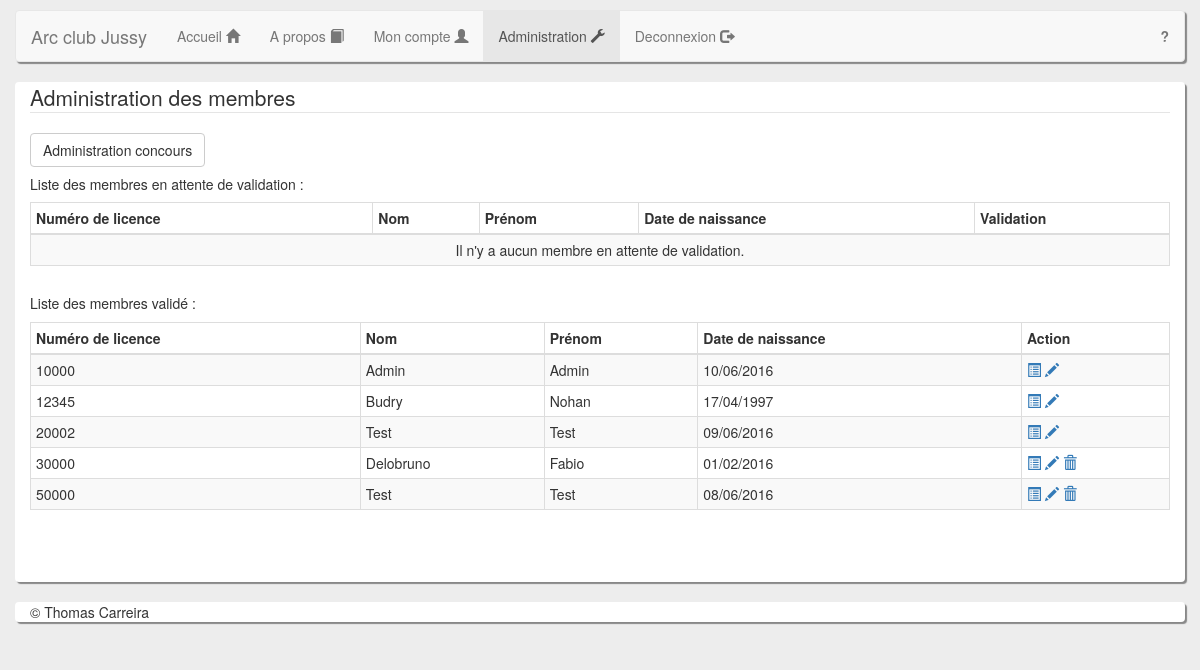
Before: /Site/administration-membres.php (signed in) with the older database file.
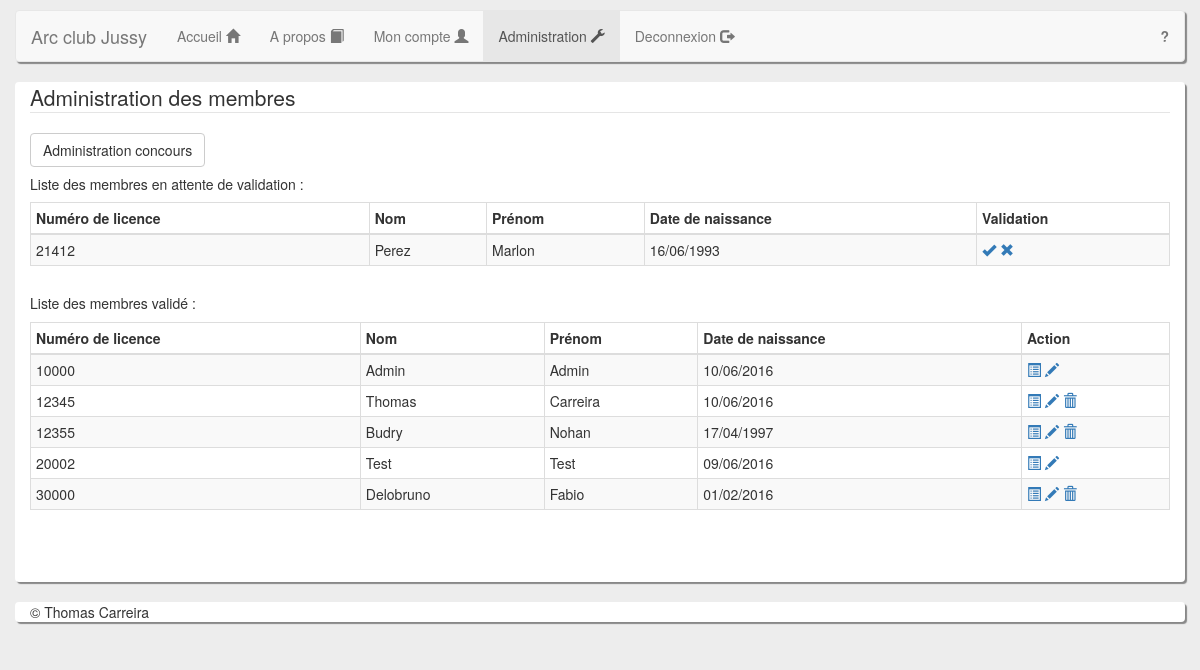
After: the same page with the newer database file.
### tables this page shows
CREATE TABLE IF NOT EXISTS `t_membres` (
  `id_membre` int(11) NOT NULL AUTO_INCREMENT,
  `num_licence` int(5) NOT NULL,
  `mdp` varchar(40) NOT NULL,
  `nom` varchar(50) NOT NULL,
  `prenom` varchar(25) NOT NULL,
  `date_naissance` date NOT NULL,
  `est_admin` tinyint(1) NOT NULL DEFAULT '0',
  `est_valide` tinyint(1) NOT NULL DEFAULT '0',
  PRIMARY KEY (`id_membre`),
  UNIQUE KEY `num_licence` (`num_licence`)
);

### Site/librairie/librairie_membres.php (the view, shortened to what this page needs)
<?php
function tableau_membre_non_valide() {
    static $query = null;
    if ($query == null) {
        $query = connectDB()->prepare("SELECT * FROM `t_membres` WHERE `est_valide` = 0 ORDER BY num_licence ASC");
    }
    $query->execute();
    if ($query->rowCount() == 0) {
        echo '<tr>';
        echo '<td colspan="5" class="text-center">Il n\'y a aucun membre en attente de validation.</td>';
        echo '</tr>';
    } else {
        while (($data = $query->fetch(PDO::FETCH_ASSOC)) !== false) {
            echo '<tr>';
            echo '<td>' . $data['num_licence'] . '</td>';
            echo '<td>' . $data['nom'] . '</td>';
            echo '<td>' . $data['prenom'] . '</td>';
            echo '<td>' . date_format(date_create($data['date_naissance']), "d/m/Y") . '</td>';
            echo '<td><a href="#" data-toggle="modal" data-target="#' . $data['num_licence'] . '"><span class="glyphicon glyphicon-ok"></span></a> '
                    . '<a href="#" data-toggle="modal" data-target="#' . $data['id_membre'] . '"><span class="glyphicon glyphicon-remove"></span></a></td>';
            echo '</tr>';
        }
    }
}
function tableau_membre_valide() {
    static $query = null;
    if ($query == null) {
        $query = connectDB()->prepare("SELECT * FROM t_membres WHERE est_valide = 1 ORDER BY num_licence ASC");
    }
    $query->execute();
    while (($data = $query->fetch(PDO::FETCH_ASSOC)) !== false) {
        echo '<tr>';
        echo '<td>' . $data['num_licence'] . '</td>';
        echo '<td>' . $data['nom'] . '</td>';
        echo '<td>' . $data['prenom'] . '</td>';
        echo '<td>' . date_format(date_create($data['date_naissance']), "d/m/Y") . '</td>';
        echo '<td><a href="consulter-resultats-membre.php?id_membre=' . $data["id_membre"] . '"><span class="glyphicon glyphicon-list-alt"></span></a>' . " ";
        echo '<a href="creer-modifier-membres.php?id_membre_modification=' . $data["id_membre"] . '"><span class="glyphicon glyphicon-pencil"></span></a>';
        if (est_inscrit_concours($data['id_membre']))
            echo '</td>';
        else
            echo " " . '<a href="#" data-toggle="modal" data-target="#' . $data['id_membre'] . '"><span class="glyphicon glyphicon-trash"></span></a></td>';
        echo '</tr>';
    }
}
function est_inscrit_concours($id_membre) {
    static $query = null;
    if ($query == null) {
        $query = connectDB()->prepare("SELECT * FROM `t_inscrits` WHERE id_membre = ?");
    }
    $query->execute([$id_membre]);
    $data = $query->fetch(PDO::FETCH_ASSOC);
    if ($data === false)
        return false;
    else
        return true;
}

### Site/administration-membres.php (shortened to what this page needs)
<?php
require './librairie/librairie.php';
require './librairie/librairie_membres.php';
?>
<!DOCTYPE html>
<html>
    <?php debut_de_page('Administration - Arc club Jussy') ?>
    <ul class="nav navbar-nav">
        <li>
            <a href="index.php">Accueil <span class="glyphicon glyphicon-home"></span></a>
        </li>
        <li>
            <a href="a-propos.php">A propos <span class="glyphicon glyphicon-book"></span></a>
        </li>
        <li>
            <?php
            if (isset($_SESSION['membre_connecte']))
                echo '<a href="mon-compte.php">Mon compte <span class="glyphicon glyphicon-user"></span></a>';
            ?>
        </li>
        <li class="active">
            <?php
            if (isset($_SESSION['membre_connecte'])) {
                if ($_SESSION['membre_connecte']['est_admin'])
                    echo '<a href="administration.php">Administration <span class="glyphicon glyphicon-wrench"></span></a>';
            }
            ?>
        </li>
        <li>
            <?php
            if (isset($_SESSION['membre_connecte']))
                echo '<a href="deconnexion.php">Deconnexion <span class="glyphicon glyphicon-log-out"></span></a>';
            else
                echo '<a href="connexion.php">Connexion <span class="glyphicon glyphicon-log-in"></span></a>';
            ?>
        </li>
    </ul>
    <ul class="nav navbar-nav navbar-right">
        <li>
            <a href="aide.php"><b>?</b></a>
        </li>
    </ul>
</div>
</nav>
</div>
<div class="row">
    <section class="col-sm-12 table-responsive">
        <form action="#" method="post">
            <legend>Administration des membres</legend>
            <input type="submit" class="btn btn-default" name="administration_concours" value="Administration concours">
            <h5>Liste des membres en attente de validation :</h5>
            <div class="table-responsive">
                <table class="table table-bordered table-striped table-condensed">
                    <thead>
                        <tr>
                            <th>
                                Numéro de licence
                            </th>
                            <th>
                                Nom
                            </th>
                            <th>
                                Prénom
                            </th>
                            <th>
                                Date de naissance
                            </th>
                            <th>
                                Validation
                            </th>
                        </tr>
                    </thead>
                    <tbody>
                        <?php tableau_membre_non_valide() ?>
                    </tbody>
                </table>
            </div>
            <h5>Liste des membres validé :</h5>
            <div class="table-responsive">
                <table class="table table-bordered table-striped table-condensed">
                    <thead>
                        <tr>
                            <th>
                                Numéro de licence
                            </th>
                            <th>
                                Nom
                            </th>
                            <th>
                                Prénom
                            </th>
                            <th>
                                Date de naissance
                            </th>
                            <th>
                                Action
                            </th>
                        </tr>
                    </thead>
                    <tbody>
                        <?php tableau_membre_valide() ?>
                    </tbody>
                </table>
            </div>
        </form>
    </section>
</div>
<div class="row">
    <footer class="col-sm-12">
        &copy; Thomas Carreira
    </footer>
</div>
</div>
</body>
</html>

### Site/librairie/librairie.php (shortened to what this page needs)
<?php
function connectDB() {
    static $maDB = null;
    try {
        if ($maDB == null) {
            $maDB = new PDO('mysql:host=localhost;dbname=db_acj;charset=utf8', 'root_acj',
                    'Super',
                    array(PDO::ATTR_ERRMODE => PDO::ERRMODE_EXCEPTION,
                PDO::ATTR_EMULATE_PREPARES => false));
        }
    } catch (Exception $e) {
        die("Connexion impossible " . $e->getMessage());
    }
    return $maDB;
}
function debut_de_page($title) {
    echo '<head>
        <meta charset="utf-8">
        <meta http-equiv="X-UA-Compatible" content="IE=edge">
        <meta name="viewport" content="width=device-width, initial-scale=1">
        <title>' .$title . '</title>
        <link href="bootstrap/css/bootstrap.css" rel="stylesheet">
        <link href="bootstrap/css/style.css" rel="stylesheet">
        <link rel="icon" type="image/png" href="./image/acj_logo.png">
        <script src="https://code.jquery.com/jquery-2.2.3.min.js"></script>
        <script src="./bootstrap/js/bootstrap.min.js"></script>
    </head>
    <body>
        <div class="container">
            <div class="row">
                <nav id="navigation" class="navbar navbar-default">
                    <button type="button" class="navbar-toggle collapsed" data-toggle="collapse" data-target="#bs-example-navbar-collapse-1" aria-expanded="false">
                        <span class="sr-only">Toggle navigation</span>
                        <span class="icon-bar"></span>
                        <span class="icon-bar"></span>
                        <span class="icon-bar"></span>
                    </button>
                    <div class="navbar-header">
                        <a class="navbar-brand" href="index.php">Arc club Jussy</a>
                    </div>
                    <div class="collapse navbar-collapse" id="bs-example-navbar-collapse-1">';
}

Changed rows visible on the page:
removed t_membres: num_licence "50000", nom "Test", prenom "Test", date_naissance "08/06/2016", shown under "Liste des membres validé :"
added t_membres: num_licence "21412", nom "Perez", prenom "Marlon", date_naissance "16/06/1993", shown under "Liste des membres en attente de validation :"
added t_membres: num_licence "12345", nom "Thomas", prenom "Carreira", date_naissance "10/06/2016", shown under "Liste des membres validé :"
changed t_membres "Budry": num_licence "12345" → "12355"
Other visible differences:
text no longer shown: "Il n ' y a aucun membre en attente de validation."
